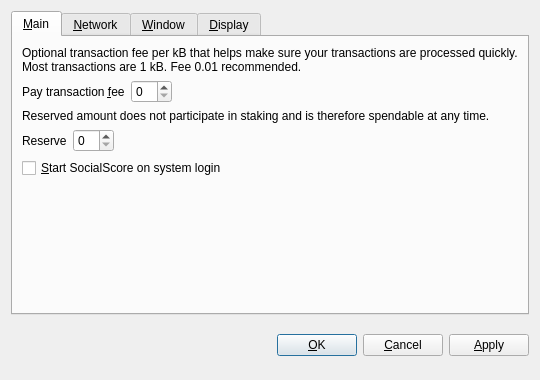
<?xml version="1.0" encoding="UTF-8"?>
<ui version="4.0">
 <class>OptionsDialog</class>
 <widget class="QDialog" name="OptionsDialog">
  <property name="geometry">
   <rect>
    <x>0</x>
    <y>0</y>
    <width>540</width>
    <height>380</height>
   </rect>
  </property>
  <property name="windowTitle">
   <string>Options</string>
  </property>
  <property name="modal">
   <bool>true</bool>
  </property>
  <layout class="QVBoxLayout" name="verticalLayout">
   <item>
    <widget class="QTabWidget" name="tabWidget">
     <property name="tabPosition">
      <enum>QTabWidget::North</enum>
     </property>
     <property name="currentIndex">
      <number>0</number>
     </property>
     <widget class="QWidget" name="tabMain">
      <attribute name="title">
       <string>&amp;Main</string>
      </attribute>
      <layout class="QVBoxLayout" name="verticalLayout_Main">
       <item>
        <widget class="QLabel" name="transactionFeeInfoLabel">
         <property name="text">
          <string>Optional transaction fee per kB that helps make sure your transactions are processed quickly. Most transactions are 1 kB. Fee 0.01 recommended.</string>
         </property>
         <property name="textFormat">
          <enum>Qt::PlainText</enum>
         </property>
         <property name="wordWrap">
          <bool>true</bool>
         </property>
        </widget>
       </item>
       <item>
        <layout class="QHBoxLayout" name="horizontalLayoutFee">
         <item>
          <widget class="QLabel" name="transactionFeeLabel">
           <property name="text">
            <string>Pay transaction &amp;fee</string>
           </property>
           <property name="textFormat">
            <enum>Qt::PlainText</enum>
           </property>
           <property name="buddy">
            <cstring>transactionFee</cstring>
           </property>
          </widget>
         </item>
         <item>
          <widget class="BitcoinAmountField" name="transactionFee"/>
         </item>
         <item>
          <spacer name="horizontalSpacerFee">
           <property name="orientation">
            <enum>Qt::Horizontal</enum>
           </property>
           <property name="sizeHint" stdset="0">
            <size>
             <width>40</width>
             <height>20</height>
            </size>
           </property>
          </spacer>
         </item>
        </layout>
       </item>
       <item>
        <widget class="QLabel" name="reserveBalanceInfoLabel">
         <property name="text">
          <string>Reserved amount does not participate in staking and is therefore spendable at any time.</string>
         </property>
         <property name="textFormat">
          <enum>Qt::PlainText</enum>
         </property>
         <property name="wordWrap">
          <bool>true</bool>
         </property>
        </widget>
       </item>
       <item>
        <layout class="QHBoxLayout" name="horizontalLayoutReserveBalance">
         <item>
          <widget class="QLabel" name="reserveBalanceLabel">
           <property name="text">
            <string>Reserve</string>
           </property>
           <property name="textFormat">
            <enum>Qt::PlainText</enum>
           </property>
           <property name="buddy">
            <cstring>reserveBalance</cstring>
           </property>
          </widget>
         </item>
         <item>
          <widget class="BitcoinAmountField" name="reserveBalance"/>
         </item>
         <item>
          <spacer name="horizontalSpacerReserveBalance">
           <property name="orientation">
            <enum>Qt::Horizontal</enum>
           </property>
           <property name="sizeHint" stdset="0">
            <size>
             <width>40</width>
             <height>20</height>
            </size>
           </property>
          </spacer>
         </item>
        </layout>
       </item>
       <item>
        <widget class="QCheckBox" name="bitcoinAtStartup">
         <property name="toolTip">
          <string>Automatically start SocialScore after logging in to the system.</string>
         </property>
         <property name="text">
          <string>&amp;Start SocialScore on system login</string>
         </property>
        </widget>
       </item>
       <item>
        <spacer name="verticalSpacer_Main">
         <property name="orientation">
          <enum>Qt::Vertical</enum>
         </property>
         <property name="sizeHint" stdset="0">
          <size>
           <width>20</width>
           <height>40</height>
          </size>
         </property>
        </spacer>
       </item>
      </layout>
     </widget>
     <widget class="QWidget" name="tabNetwork">
      <attribute name="title">
       <string>&amp;Network</string>
      </attribute>
      <layout class="QVBoxLayout" name="verticalLayout_Network">
       <item>
        <widget class="QCheckBox" name="mapPortUpnp">
         <property name="toolTip">
          <string>Automatically open the SocialScore client port on the router. This only works when your router supports UPnP and it is enabled.</string>
         </property>
         <property name="text">
          <string>Map port using &amp;UPnP</string>
         </property>
        </widget>
       </item>
       <item>
        <widget class="QCheckBox" name="connectSocks">
         <property name="toolTip">
          <string>Connect to the SocialScore network through a SOCKS proxy (e.g. when connecting through Tor).</string>
         </property>
         <property name="text">
          <string>&amp;Connect through SOCKS proxy:</string>
         </property>
        </widget>
       </item>
       <item>
        <layout class="QHBoxLayout" name="horizontalLayout_Network">
         <item>
          <widget class="QLabel" name="proxyIpLabel">
           <property name="text">
            <string>Proxy &amp;IP:</string>
           </property>
           <property name="textFormat">
            <enum>Qt::PlainText</enum>
           </property>
           <property name="buddy">
            <cstring>proxyIp</cstring>
           </property>
          </widget>
         </item>
         <item>
          <widget class="QValidatedLineEdit" name="proxyIp">
           <property name="maximumSize">
            <size>
             <width>140</width>
             <height>16777215</height>
            </size>
           </property>
           <property name="toolTip">
            <string>IP address of the proxy (e.g. 127.0.0.1)</string>
           </property>
          </widget>
         </item>
         <item>
          <widget class="QLabel" name="proxyPortLabel">
           <property name="text">
            <string>&amp;Port:</string>
           </property>
           <property name="textFormat">
            <enum>Qt::PlainText</enum>
           </property>
           <property name="buddy">
            <cstring>proxyPort</cstring>
           </property>
          </widget>
         </item>
         <item>
          <widget class="QLineEdit" name="proxyPort">
           <property name="maximumSize">
            <size>
             <width>55</width>
             <height>16777215</height>
            </size>
           </property>
           <property name="toolTip">
            <string>Port of the proxy (e.g. 9050)</string>
           </property>
          </widget>
         </item>
         <item>
          <widget class="QLabel" name="socksVersionLabel">
           <property name="text">
            <string>SOCKS &amp;Version:</string>
           </property>
           <property name="textFormat">
            <enum>Qt::PlainText</enum>
           </property>
           <property name="buddy">
            <cstring>socksVersion</cstring>
           </property>
          </widget>
         </item>
         <item>
          <widget class="QValueComboBox" name="socksVersion">
           <property name="toolTip">
            <string>SOCKS version of the proxy (e.g. 5)</string>
           </property>
          </widget>
         </item>
         <item>
          <spacer name="horizontalSpacer_Network">
           <property name="orientation">
            <enum>Qt::Horizontal</enum>
           </property>
           <property name="sizeHint" stdset="0">
            <size>
             <width>40</width>
             <height>20</height>
            </size>
           </property>
          </spacer>
         </item>
        </layout>
       </item>
       <item>
        <spacer name="verticalSpacer_Network">
         <property name="orientation">
          <enum>Qt::Vertical</enum>
         </property>
         <property name="sizeHint" stdset="0">
          <size>
           <width>20</width>
           <height>40</height>
          </size>
         </property>
        </spacer>
       </item>
      </layout>
     </widget>
     <widget class="QWidget" name="tabWindow">
      <attribute name="title">
       <string>&amp;Window</string>
      </attribute>
      <layout class="QVBoxLayout" name="verticalLayout_Window">
       <item>
        <widget class="QCheckBox" name="minimizeToTray">
         <property name="toolTip">
          <string>Show only a tray icon after minimizing the window.</string>
         </property>
         <property name="text">
          <string>&amp;Minimize to the tray instead of the taskbar</string>
         </property>
        </widget>
       </item>
       <item>
        <widget class="QCheckBox" name="minimizeOnClose">
         <property name="toolTip">
          <string>Minimize instead of exit the application when the window is closed. When this option is enabled, the application will be closed only after selecting Quit in the menu.</string>
         </property>
         <property name="text">
          <string>M&amp;inimize on close</string>
         </property>
        </widget>
       </item>
       <item>
        <spacer name="verticalSpacer_Window">
         <property name="orientation">
          <enum>Qt::Vertical</enum>
         </property>
         <property name="sizeHint" stdset="0">
          <size>
           <width>20</width>
           <height>40</height>
          </size>
         </property>
        </spacer>
       </item>
      </layout>
     </widget>
     <widget class="QWidget" name="tabDisplay">
      <attribute name="title">
       <string>&amp;Display</string>
      </attribute>
      <layout class="QVBoxLayout" name="verticalLayout_Display">
       <item>
        <layout class="QHBoxLayout" name="horizontalLayout_1_Display">
         <item>
          <widget class="QLabel" name="langLabel">
           <property name="text">
            <string>User Interface &amp;language:</string>
           </property>
           <property name="textFormat">
            <enum>Qt::PlainText</enum>
           </property>
           <property name="buddy">
            <cstring>lang</cstring>
           </property>
          </widget>
         </item>
         <item>
          <widget class="QValueComboBox" name="lang">
           <property name="toolTip">
            <string>The user interface language can be set here. This setting will take effect after restarting SocialScore.</string>
           </property>
          </widget>
         </item>
        </layout>
       </item>
       <item>
        <layout class="QHBoxLayout" name="horizontalLayout_2_Display">
         <item>
          <widget class="QLabel" name="unitLabel">
           <property name="text">
            <string>&amp;Unit to show amounts in:</string>
           </property>
           <property name="textFormat">
            <enum>Qt::PlainText</enum>
           </property>
           <property name="buddy">
            <cstring>unit</cstring>
           </property>
          </widget>
         </item>
         <item>
          <widget class="QValueComboBox" name="unit">
           <property name="toolTip">
            <string>Choose the default subdivision unit to show in the interface and when sending coins.</string>
           </property>
          </widget>
         </item>
        </layout>
       </item>
       <item>
        <widget class="QCheckBox" name="displayAddresses">
         <property name="toolTip">
          <string>Whether to show SocialScore addresses in the transaction list or not.</string>
         </property>
         <property name="text">
          <string>&amp;Display addresses in transaction list</string>
         </property>
        </widget>
       </item>
       <item>
        <widget class="QCheckBox" name="coinControlFeatures">
         <property name="toolTip">
          <string>Whether to show coin control features or not.</string>
         </property>
         <property name="text">
          <string>Display coin &amp;control features (experts only!)</string>
         </property>
        </widget>
       </item>
       <item>
        <spacer name="verticalSpacer_Display">
         <property name="orientation">
          <enum>Qt::Vertical</enum>
         </property>
         <property name="sizeHint" stdset="0">
          <size>
           <width>20</width>
           <height>40</height>
          </size>
         </property>
        </spacer>
       </item>
      </layout>
     </widget>
    </widget>
   </item>
   <item>
    <layout class="QHBoxLayout" name="horizontalLayout_Buttons">
     <item>
      <spacer name="horizontalSpacer_1">
       <property name="orientation">
        <enum>Qt::Horizontal</enum>
       </property>
       <property name="sizeHint" stdset="0">
        <size>
         <width>40</width>
         <height>48</height>
        </size>
       </property>
      </spacer>
     </item>
     <item>
      <widget class="QLabel" name="statusLabel">
       <property name="font">
        <font>
         <weight>75</weight>
         <bold>true</bold>
        </font>
       </property>
       <property name="text">
        <string/>
       </property>
       <property name="textFormat">
        <enum>Qt::PlainText</enum>
       </property>
       <property name="wordWrap">
        <bool>true</bool>
       </property>
      </widget>
     </item>
     <item>
      <spacer name="horizontalSpacer_2">
       <property name="orientation">
        <enum>Qt::Horizontal</enum>
       </property>
       <property name="sizeHint" stdset="0">
        <size>
         <width>40</width>
         <height>48</height>
        </size>
       </property>
      </spacer>
     </item>
     <item>
      <widget class="QPushButton" name="okButton">
       <property name="text">
        <string>&amp;OK</string>
       </property>
      </widget>
     </item>
     <item>
      <widget class="QPushButton" name="cancelButton">
       <property name="text">
        <string>&amp;Cancel</string>
       </property>
       <property name="autoDefault">
        <bool>false</bool>
       </property>
      </widget>
     </item>
     <item>
      <widget class="QPushButton" name="applyButton">
       <property name="text">
        <string>&amp;Apply</string>
       </property>
       <property name="autoDefault">
        <bool>false</bool>
       </property>
      </widget>
     </item>
    </layout>
   </item>
  </layout>
 </widget>
 <customwidgets>
  <customwidget>
   <class>BitcoinAmountField</class>
   <extends>QSpinBox</extends>
   <header>bitcoinamountfield.h</header>
  </customwidget>
  <customwidget>
   <class>QValueComboBox</class>
   <extends>QComboBox</extends>
   <header>qvaluecombobox.h</header>
  </customwidget>
  <customwidget>
   <class>QValidatedLineEdit</class>
   <extends>QLineEdit</extends>
   <header>qvalidatedlineedit.h</header>
  </customwidget>
 </customwidgets>
 <resources/>
 <connections/>
</ui>
